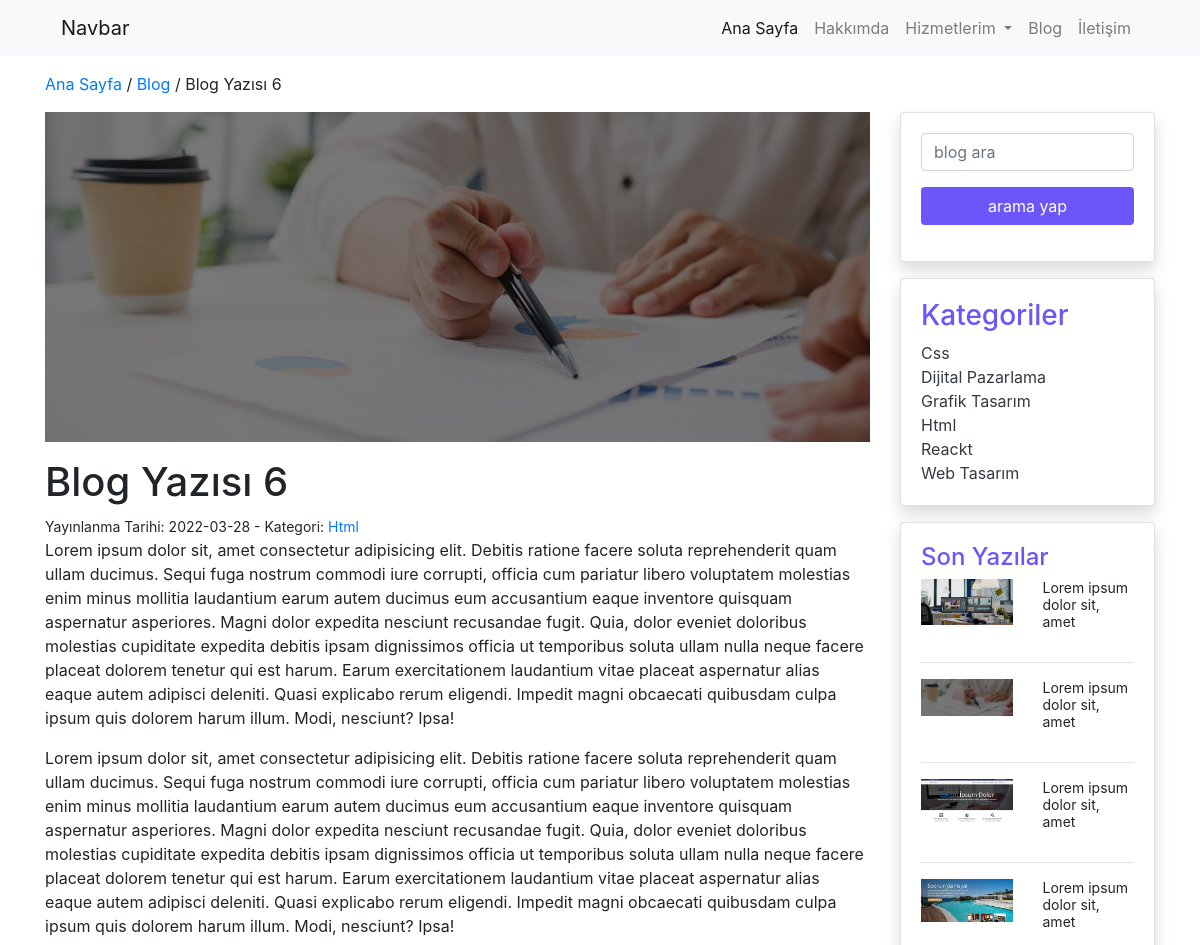
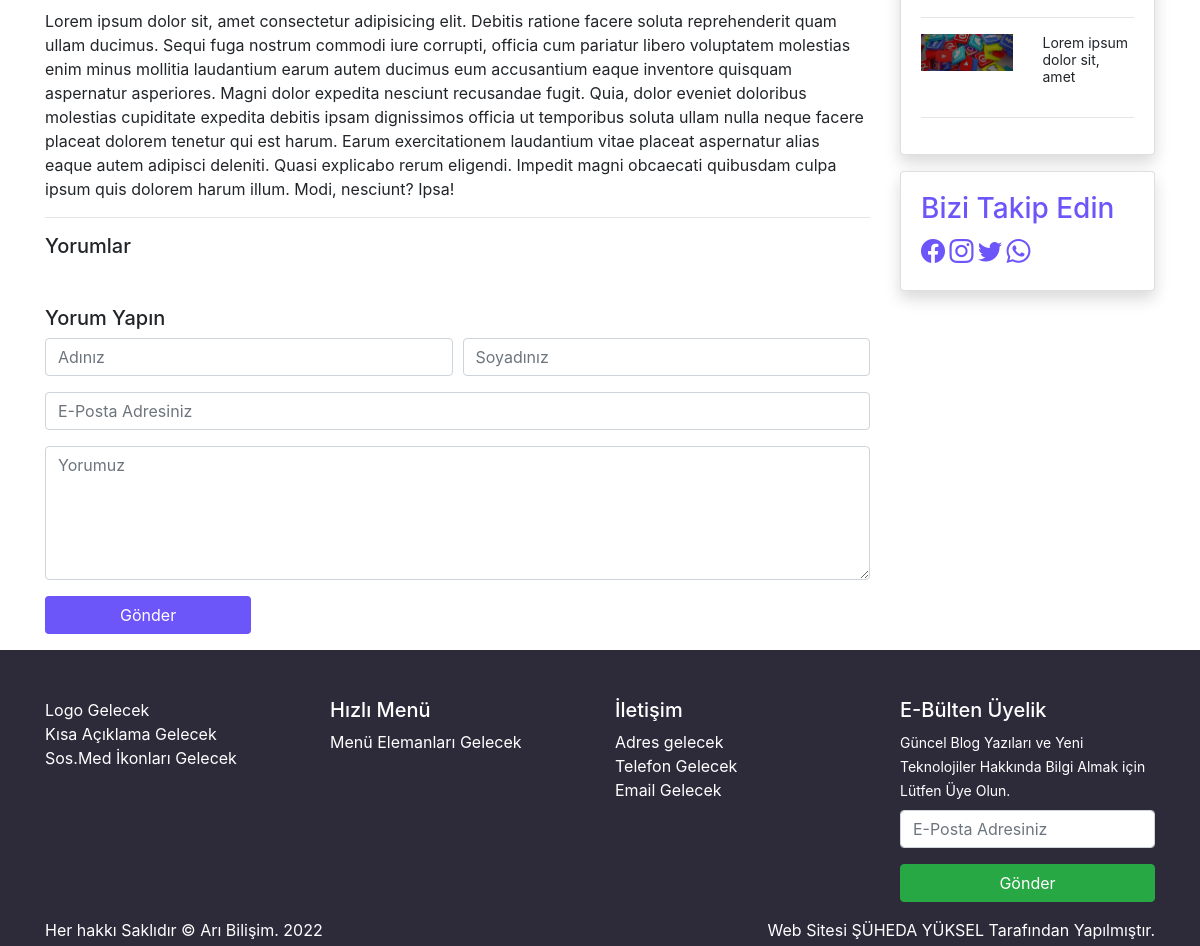
Screenshot of /sample.php?id=6 with the database file from the repository (2 pictures, top to bottom).
### tables this page shows
CREATE TABLE IF NOT EXISTS `yazilar` (
  `id` int(11) NOT NULL AUTO_INCREMENT,
  `baslik` varchar(100) NOT NULL,
  `icerik` text NOT NULL,
  `meta` varchar(160) NOT NULL,
  `foto` varchar(150) NOT NULL,
  `fotoalt` varchar(100) NOT NULL,
  `kategori` varchar(25) NOT NULL,
  `tarih` varchar(11) NOT NULL,
  `durum` varchar(15) NOT NULL,
  PRIMARY KEY (`id`)
);

CREATE TABLE IF NOT EXISTS `kategoriler` (
  `id` int(11) NOT NULL AUTO_INCREMENT,
  `kategori` varchar(25) NOT NULL,
  `katturu` varchar(15) NOT NULL,
  `ustkat` varchar(30) NOT NULL,
  `meta` text NOT NULL,
  PRIMARY KEY (`id`)
);

CREATE TABLE IF NOT EXISTS `ayarlar` (
  `id` int(11) NOT NULL AUTO_INCREMENT,
  `adres` varchar(100) NOT NULL,
  `telefon` varchar(15) NOT NULL,
  `email` varchar(100) NOT NULL,
  `harita` text NOT NULL,
  `tanitim` text NOT NULL,
  `logo` varchar(100) NOT NULL,
  `blogbanner` varchar(100) NOT NULL,
  `iletisimbanner` varchar(100) NOT NULL,
  `facebook` varchar(50) NOT NULL,
  `instagram` varchar(50) NOT NULL,
  `twitter` varchar(50) NOT NULL,
  `whatsapp` varchar(100) NOT NULL,
  `analitik` text NOT NULL,
  `konsol` text NOT NULL,
  `piksel` text NOT NULL,
  `copy` varchar(60) NOT NULL,
  PRIMARY KEY (`id`)
);

### sample.php (the view, shortened to what this page needs)
<?php
require_once('header.php');
$id = $_GET['id'];
$sorgu_makale = $db->prepare('select * from yazilar where id=?');
$sorgu_makale->execute(array($id));
$satir_makale = $sorgu_makale->fetch();
?>
<section id="bread" class="py-3">
    <div class="container">
        <div class="row">
            <div class="col-12">
                <a href="index.php">Ana Sayfa</a> / <a href="blog.php">Blog</a> / <?php echo $satir_makale['baslik']; ?>
            </div>
        </div>
    </div>
</section>
<section id="content">
    <div class="container">
        <div class="row">
            <div class="col-md-9">
                <img src="<?php echo substr($satir_makale['foto'], 3); ?>" alt="<?php echo $satir_makale['fotoalt']; ?>" class="w-100 mb-3">
                <h1><?php echo $satir_makale['baslik']; ?></h1>
                <small>Yayınlanma Tarihi: <?php echo $satir_makale['tarih']; ?> - Kategori: <a href="kategoripage.php?kategori=<?php echo $satir_makale['kategori'];?>"><?php echo $satir_makale['kategori']; ?></a> </small> <br>
                <?php echo $satir_makale['icerik']; ?>
                <hr>
                <h5>Yorumlar</h5>
                <h5 class="mt-5">Yorum Yapın</h5>
                <form method="post" class="form-row">
                    <div class="col-md-6">
                        <div class="form-group">
                            <input type="text" name="adiniz" placeholder="Adınız" class="form-control">
                        </div>
                    </div>
                    <div class="col-md-6">
                        <div class="form-group">
                            <input type="text" name="soyadiniz" placeholder="Soyadınız" class="form-control">
                        </div>
                    </div>
                    <div class="col-12">
                        <div class="form-group">
                            <input type="email" name="email" placeholder="E-Posta Adresiniz" class="form-control">
                        </div>
                    </div>
                    <div class="col-12">
                        <div class="form-group">
                            <textarea name="yorum" placeholder="Yorumuz" rows="5" class="form-control"></textarea>
                        </div>
                    </div>
                    <div class="col-12">
                        <div class="form-group">
                            <button type="submit" class="btn btn-mor w-25">Gönder</button>
                        </div>
                    </div>
                </form>
            </div>
            <?php require_once('sidebar.php'); ?>
        </div>
    </div>
</section>
<?php require_once('footer.php'); ?>

### sidebar.php
<div class="col-md-3">
    <div class="row">
        <div class="col-12">
            <div class="card shadow">
                <div class="card-body">
                <form method="get">
                    <div class="form-group">
                        <input type="search" name="arama" placeholder="blog ara" class="form-control">
                    </div>
                    <div class="form-group">
                        <input type="submit" value="arama yap" class="btn btn-mor w-100">
                    </div>
                </form>
                </div>
            </div>
        </div>
    </div>
    <div class="row my-3">
        <div class="col-12">
            <div class="card shadow">
                <div class="card-body">
                    <h3 class="mor">Kategoriler</h3>
                    <?php
                    $sorgu_katlist = $db -> prepare('select * from kategoriler order by kategori asc');
                    $sorgu_katlist -> execute();
                    if($sorgu_katlist -> rowCount()){
                        foreach($sorgu_katlist as $satir_katlist){
                            ?>
                            <a href="kategoripage.php?kategori=<?php echo $satir_katlist['kategori'];?>" class="text-dark text-decoration-none"><?php echo $satir_katlist['kategori'];?></a> <br>
                            <?php
                        }
                    }
                    ?>
                </div>
            </div>
        </div>
    </div>
    <div class="row">
        <div class="col-12">
            <div class="card shadow">
                <div class="card-body">
                    <h4 class="mor">Son Yazılar</h4>
                    <?php
                    $sorgu_yazilar = $db -> prepare('select * from yazilar order by id desc limit 5');
                    $sorgu_yazilar -> execute();
                    if( $sorgu_yazilar -> rowCount()){
                        foreach($sorgu_yazilar as $satir_yazilar){
                            ?>
                        <div class="row mt-2">
                            <div class="col-md-6">
                               <a href="sample.php?id=<?php $satir_yazilar['id'];?>"> <img src="<?php echo substr($satir_yazilar['foto'],3);?>" alt="<?php echo $satir_yazilar['fotoalt'];?>" class="img-fluid"></a>
                            </div>
                            <div class="col-md-6 smallyazi">
                              <small>  <?php echo substr($satir_yazilar['icerik'],0,30)?></small>
                            </div>
                        </div>
                        <hr>
                            <?php
                        }
                    }
                    ?>
                </div>
            </div>
        </div>
    </div>
    <div class="row mt-3 sosmed">
        <div class="col-12">
           <div class="card shadow">
           <div class="card-body">
           <h3 class="mor">Bizi Takip Edin</h3>
            <?php
            $sorgu_sosmed =$db -> prepare('select * from ayarlar');
            $sorgu_sosmed -> execute();
            $satir_sosmed = $sorgu_sosmed -> fetch();
            if($sorgu_sosmed -> rowCount()){
                ?>
                <a href="<?php echo $satir_sosmed ['facebook'];?>" target="_blank"><i class="bi bi-facebook"></i></a>
                <a href="<?php  echo $satir_sosmed['instagram'];?>" target="_blank"><i class="bi bi-instagram"></i></a>
                <a href="<?php echo $satir_sosmed['twitter'];?>" target="_blank"><i class="bi bi-twitter"></i></a>
                <a href="<?php echo $satir_sosmed['whatsapp'];?>" target="_blank"><i class="bi bi-whatsapp"></i></a>
                <?php
            }
            ?>
           </div>
           </div>
        </div>
    </div>
</div>

### footer.php (shortened to what this page needs)
<section id="footer" class="pt-5 pb-1 text-white">
        <div class="container">
            <div class="row">
                <div class="col-md-3">
                    Logo Gelecek <br> Kısa Açıklama Gelecek <br> Sos.Med İkonları Gelecek
                </div>
                <div class="col-md-3">
                    <h5>Hızlı Menü</h5>
                    Menü Elemanları Gelecek
                </div>
                <div class="col-md-3">
                    <h5>İletişim</h5>
                    Adres gelecek <br> Telefon Gelecek <br> Email Gelecek
                </div>
                <div class="col-md-3">
                    <h5>E-Bülten Üyelik</h5>
                    <small>Güncel Blog Yazıları ve Yeni Teknolojiler Hakkında Bilgi Almak için Lütfen Üye Olun.</small>
                    <form method="post" class="mt-2">
                        <div class="form-group">
                            <input type="email" name="email" class="form-control" placeholder="E-Posta Adresiniz">
                        </div>
                        <div class="form-group">
                            <input type="submit" value="Gönder" class="btn btn-success w-100">
                        </div>
                    </form>
                </div>
            </div>
            <div class="row">
                <div class="col-md-6">
                  <?php
                  $sorgu_bottom = $db -> prepare('select * from ayarlar order by id desc limit 1');
                  $sorgu_bottom -> execute();
                  $satir_bottom = $sorgu_bottom -> fetch();
                  echo $satir_bottom['copy'].' '.date('Y');
                  ?>
                </div>
                <div class="col-md-6 text-right">
                    Web Sitesi <a href="#">ŞÜHEDA YÜKSEL</a> Tarafından Yapılmıştır.
                </div>
            </div>
        </div>
    </section>
</body>
</html>

### css/style.css (style rules this page uses)
#footer { background-color: #2d2b3a; }
#footer a { color: #fff; }
.mor { color: #6c55f9; }
.btn-mor { background-color: #6c55f9; color: #fff; }
.smallyazi p { line-height: 16px !important; }
.sosmed a { color:#6c55f9 ; font-size: 24px; }

### rows the page displays
yazilar: baslik "Blog Yazısı 6", foto (picture), tarih "2022-03-28", kategori "Html", icerik "Lorem ipsum dolor sit, amet consectetur adipisicing elit. Debitis ratione facere soluta reprehenderit quam ullam ducimus. Sequi fuga nostrum commodi iure corrupti, officia cum pariatur libero voluptatem molestias enim minus mollitia laudantium earum autem ducimus eum accusantium eaque inventore quisquam aspernatur asperiores. Magni dolor expedita nesciunt recusandae fugit. Quia, dolor eveniet doloribus molestias cupiditate expedita debitis ipsam dignissimos officia ut temporibus soluta ullam nulla neque facere placeat dolorem tenetur qui est harum. Earum exercitationem laudantium vitae placeat aspernatur alias eaque autem adipisci deleniti. Quasi explicabo rerum eligendi. Impedit magni…", icerik "Lorem ipsum dolor sit, amet"
kategoriler: kategori "Css"
kategoriler: kategori "Dijital Pazarlama"
kategoriler: kategori "Grafik Tasarım"
kategoriler: kategori "Html"
kategoriler: kategori "Reackt"
kategoriler: kategori "Web Tasarım"
yazilar: foto (picture), icerik "Lorem ipsum dolor sit, amet"
yazilar: foto (picture), icerik "Lorem ipsum dolor sit, amet"
yazilar: foto (picture), icerik "Lorem ipsum dolor sit, amet"
yazilar: foto (picture), icerik "Lorem ipsum dolor sit, amet"
ayarlar: copy "Her hakkı Saklıdır © Arı Bilişim."
